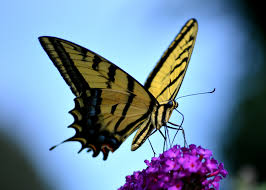
%> input picture images/img.jpg, 266 x 190 px
$ octave --eval "edge;"   (GNU Octave 9; MATLAB toolbox functions it lacks are replaced by stand-ins)
%> lines starting %> are read from the running program, lines starting %| are printed output that depends on the picture
function edge()                                     % main function
Dds('img.jpg')                                      % calling Dds function
end

function Dds(im)
%> called with im = 'img.jpg'
 original=imread(im);                               % reading image
%> original is the input picture: size 190x266x3 uint8; mean R, G, B 109.3, 134.9, 158.5
 grayscale=rgb2gray(original);                      % converting original color image into grayscale image
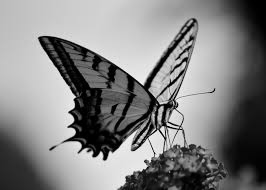
%> grayscale: size 190x266 uint8; min 0, max 248, mean 129.9

 figure(1);
 imshow(original);                                  % displaying original color image
 figure(2);
 imshow(grayscale);                                 % displaying grayscale image

 k_v=[-1 0 1;-2 0 2;-1 0 1];                        % Kernel matrix for vertical edges
 k_h=[1 2 1;0 0 0;-1 -2 -1];                        % Kernel matrix for horizontal edges

 vertical=conv2(double(grayscale),double(k_v));     % performing 2D covolution of grayscale image and kernel matrix
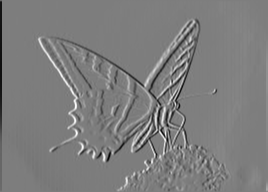
%> vertical: size 192x268 double; min -888, max 913, mean 0; drawn with min black and max white
 horizontal=conv2(double(grayscale),double(k_h));   % performing 2D covolution of grayscale image and kernel matrix
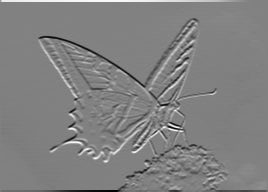
%> horizontal: size 192x268 double; min -909, max 882, mean 0; drawn with min black and max white

 figure(3);
 imshow(abs(vertical),[]);                          % displaying vertical edges
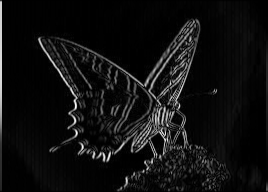
%> displayed picture: size 192x268, on the screen's scale of 0 to 255; min 0, max 255, mean 16
 figure(4);
 imshow(abs(horizontal),[]);                        % displaying vertical edges
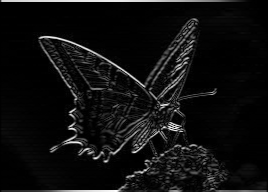
%> displayed picture: size 192x268, on the screen's scale of 0 to 255; min 0, max 255, mean 15.5

 figure(5);
 imshow((vertical.^2+horizontal.^2).^0.5,[]);       % displaying horizontal edges
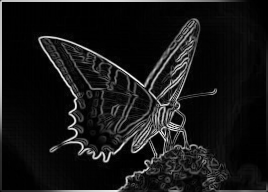
%> displayed picture: size 192x268, on the screen's scale of 0 to 255; min 0, max 255, mean 23.2

end
